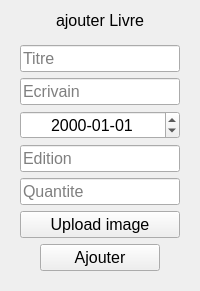
                <widget class="QWidget" name="addBook">
                 <layout class="QVBoxLayout" name="verticalLayout_13">
                  <item alignment="Qt::AlignHCenter|Qt::AlignTop">
                   <widget class="QLabel" name="label_2">
                    <property name="font">
                     <font>
                      <pointsize>12</pointsize>
                     </font>
                    </property>
                    <property name="text">
                     <string>ajouter Livre</string>
                    </property>
                   </widget>
                  </item>
                  <item>
                   <widget class="QWidget" name="widget_4" native="true">
                    <property name="sizePolicy">
                     <sizepolicy hsizetype="Preferred" vsizetype="Expanding">
                      <horstretch>0</horstretch>
                      <verstretch>0</verstretch>
                     </sizepolicy>
                    </property>
                    <layout class="QVBoxLayout" name="verticalLayout_14">
                     <item>
                      <widget class="QLineEdit" name="bookTitle">
                       <property name="font">
                        <font>
                         <pointsize>12</pointsize>
                        </font>
                       </property>
                       <property name="placeholderText">
                        <string>Titre</string>
                       </property>
                      </widget>
                     </item>
                     <item>
                      <widget class="QLineEdit" name="bookAuthor">
                       <property name="font">
                        <font>
                         <pointsize>12</pointsize>
                        </font>
                       </property>
                       <property name="placeholderText">
                        <string>Ecrivain</string>
                       </property>
                      </widget>
                     </item>
                     <item>
                      <widget class="QDateEdit" name="bookYear">
                       <property name="font">
                        <font>
                         <pointsize>12</pointsize>
                        </font>
                       </property>
                       <property name="alignment">
                        <set>Qt::AlignCenter</set>
                       </property>
                       <property name="displayFormat">
                        <string notr="true">yyyy-MM-dd</string>
                       </property>
                      </widget>
                     </item>
                     <item>
                      <widget class="QLineEdit" name="Edition">
                       <property name="font">
                        <font>
                         <pointsize>12</pointsize>
                        </font>
                       </property>
                       <property name="placeholderText">
                        <string>Edition</string>
                       </property>
                      </widget>
                     </item>
                     <item>
                      <widget class="QLineEdit" name="bookqte">
                       <property name="font">
                        <font>
                         <pointsize>12</pointsize>
                        </font>
                       </property>
                       <property name="placeholderText">
                        <string>Quantite</string>
                       </property>
                      </widget>
                     </item>
                     <item>
                      <widget class="QPushButton" name="bookupload">
                       <property name="font">
                        <font>
                         <pointsize>12</pointsize>
                        </font>
                       </property>
                       <property name="text">
                        <string>Upload image</string>
                       </property>
                       <property name="icon">
                        <iconset resource="QSS/QSS_Resources.qrc">
                         <normaloff>:/icons/Icons/upload-cloud.png</normaloff>:/icons/Icons/upload-cloud.png</iconset>
                       </property>
                       <property name="iconSize">
                        <size>
                         <width>24</width>
                         <height>24</height>
                        </size>
                       </property>
                      </widget>
                     </item>
                     <item alignment="Qt::AlignHCenter">
                      <widget class="QPushButton" name="bookAdd">
                       <property name="minimumSize">
                        <size>
                         <width>120</width>
                         <height>0</height>
                        </size>
                       </property>
                       <property name="font">
                        <font>
                         <pointsize>12</pointsize>
                        </font>
                       </property>
                       <property name="cursor">
                        <cursorShape>PointingHandCursor</cursorShape>
                       </property>
                       <property name="text">
                        <string>Ajouter</string>
                       </property>
                       <property name="icon">
                        <iconset resource="QSS/QSS_Resources.qrc">
                         <normaloff>:/icons/Icons/file-plus.png</normaloff>:/icons/Icons/file-plus.png</iconset>
                       </property>
                       <property name="iconSize">
                        <size>
                         <width>24</width>
                         <height>24</height>
                        </size>
                       </property>
                      </widget>
                     </item>
                    </layout>
                   </widget>
                  </item>
                 </layout>
                </widget>
